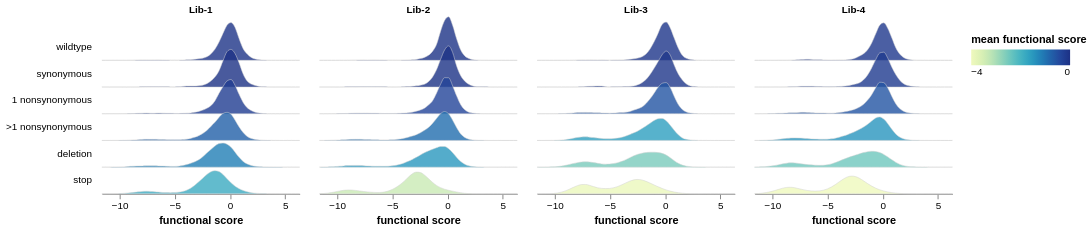

Write a Vega-Lite specification for this figure.
### Vega-Lite specification from a JSON file in a GitHub repository (floating-point values rounded to 4 significant figures; data arrays with more than 128 entries replaced by an {"elided": "..."} marker saying what was removed)
{"config": {"view": {"continuousWidth": 400, "continuousHeight": 300, "stroke": null}, "axis": {"grid": false}}, "data": {"name": "data-a90337dbf3748914871464e6bd2c20f9"}, "mark": {"type": "area", "fillOpacity": 0.8, "interpolate": "monotone", "smooth": true, "stroke": "lightgray", "strokeWidth": 0.5}, "bounds": "flush", "encoding": {"column": {"field": "library", "header": {"labelFontWeight": "bold", "labelPadding": 18.9}, "title": null, "type": "nominal"}, "fill": {"field": "mean_func_score", "legend": {"direction": "horizontal"}, "scale": {"scheme": "yellowgreenblue"}, "title": "mean functional score", "type": "quantitative"}, "row": {"field": "variant_class", "header": {"labelAlign": "left", "labelAngle": 0}, "sort": ["wildtype", "synonymous", "1 nonsynonymous", ">1 nonsynonymous", "deletion", "stop"], "spacing": 0, "title": null, "type": "nominal"}, "tooltip": [{"field": "library", "type": "nominal"}, {"field": "variant_class", "type": "nominal"}, {"field": "mean_func_score", "format": ".2f", "title": "mean functional score", "type": "quantitative"}], "x": {"field": "func_score", "scale": {"nice": false}, "title": "functional score", "type": "quantitative"}, "y": {"axis": null, "field": "count", "scale": {"range": [27, -18.9]}, "type": "quantitative"}}, "height": 27, "width": 200, "$schema": "https://vega.github.io/schema/vega-lite/v5.json", "datasets": {"data-a90337dbf3748914871464e6bd2c20f9": {"elided": "1200 records"}}}
